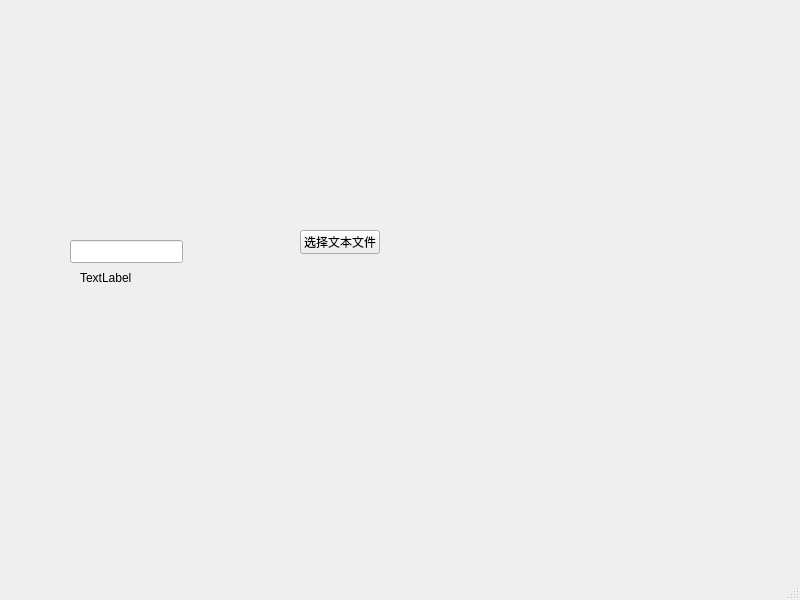
<?xml version="1.0" encoding="UTF-8"?>
<ui version="4.0">
 <class>MainWindow</class>
 <widget class="QMainWindow" name="MainWindow">
  <property name="geometry">
   <rect>
    <x>0</x>
    <y>0</y>
    <width>800</width>
    <height>600</height>
   </rect>
  </property>
  <property name="windowTitle">
   <string>MainWindow</string>
  </property>
  <widget class="QWidget" name="centralwidget">
   <widget class="QPushButton" name="selTxtFileBtn">
    <property name="geometry">
     <rect>
      <x>300</x>
      <y>230</y>
      <width>80</width>
      <height>24</height>
     </rect>
    </property>
    <property name="text">
     <string>选择文本文件</string>
    </property>
   </widget>
   <widget class="QLineEdit" name="txtFileFpnLEdit">
    <property name="geometry">
     <rect>
      <x>70</x>
      <y>240</y>
      <width>113</width>
      <height>23</height>
     </rect>
    </property>
   </widget>
   <widget class="QLabel" name="txtFileInfoLbl">
    <property name="geometry">
     <rect>
      <x>80</x>
      <y>270</y>
      <width>54</width>
      <height>16</height>
     </rect>
    </property>
    <property name="text">
     <string>TextLabel</string>
    </property>
   </widget>
  </widget>
  <widget class="QMenuBar" name="menubar">
   <property name="geometry">
    <rect>
     <x>0</x>
     <y>0</y>
     <width>800</width>
     <height>21</height>
    </rect>
   </property>
  </widget>
  <widget class="QStatusBar" name="statusbar"/>
 </widget>
 <resources/>
 <connections/>
</ui>
